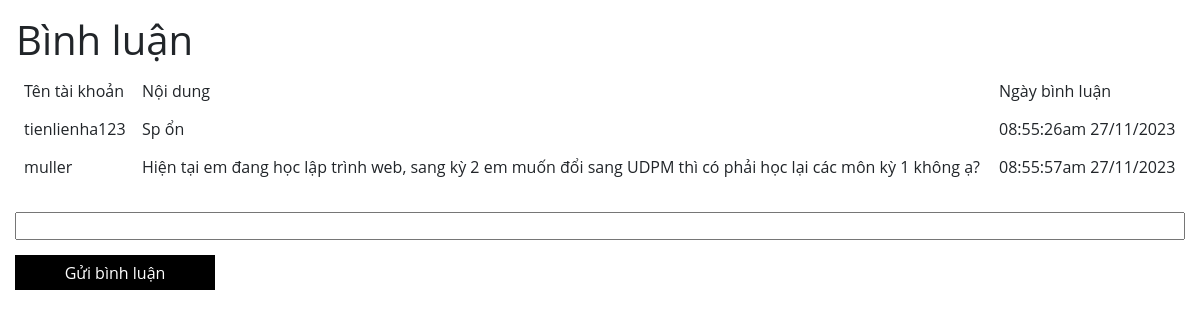
The app's page /client/view/binhluanform.php?idpro=6 with its own data.
### tables this page shows
CREATE TABLE `binhluan` (
  `id` int(11) NOT NULL,
  `noidung` text NOT NULL,
  `iduser` int(11) NOT NULL,
  `idpro` int(11) NOT NULL,
  `ngaybinhluan` varchar(255) NOT NULL,
  `trangthai` int(11) NOT NULL
);

CREATE TABLE `khachhang` (
  `id` int(11) NOT NULL,
  `username` varchar(255) NOT NULL,
  `password` varchar(255) NOT NULL,
  `email` varchar(255) NOT NULL,
  `diachi` varchar(255) NOT NULL,
  `sdt` varchar(255) NOT NULL,
  `trangthai` int(11) NOT NULL,
  `idvaitro` int(11) NOT NULL
);

### model/pdo.php (called while the page is built, shortened)
<?php
function pdo_get_connection(){
    $servername = "localhost";
    $username = "root";
    $password = "";
    try {
        $conn = new PDO("mysql:host=$servername;dbname=wd18331_duan1", $username, $password);
        $conn->setAttribute(PDO::ATTR_ERRMODE, PDO::ERRMODE_EXCEPTION);
        return $conn;
    } catch(PDOException $e) {
        echo "Connection failed: " . $e->getMessage();
    }
}
function pdo_query($sql){
    $sql_args=array_slice(func_get_args(),1);
    try{
        $conn=pdo_get_connection();
        $stmt=$conn->prepare($sql);
        $stmt->execute($sql_args);
        $rows=$stmt->fetchAll();
        return $rows;
    }
    catch(PDOException $e){
        throw $e;
    }
    finally{
        unset($conn);
    }
}
?>

### model/binhluan.php (called while the page is built, shortened)
<?php
function loadall_binhluan($idpro)
{
    $sql="SELECT binhluan.id, binhluan.noidung, khachhang.username, binhluan.iduser, binhluan.idpro, binhluan.ngaybinhluan FROM `binhluan`
    LEFT JOIN khachhang ON binhluan.iduser = khachhang.id
    LEFT JOIN sanpham ON binhluan.idpro = sanpham.id where idpro= $idpro";
    $listbl = pdo_query($sql);
    return $listbl;
}
?>

### client/view/binhluanform.php (the view, shortened to what this page needs)
<?php
  include "../../model/pdo.php";
  include "../../model/binhluan.php";
  $idpro = $_REQUEST['idpro'];
  $listbl = loadall_binhluan($idpro);
?>
<link rel="stylesheet" href="https://cdn.jsdelivr.net/npm/bootstrap@5.3.0/dist/css/bootstrap.min.css">
<link rel="stylesheet" href="../CSS/index.css">
<link rel="stylesheet" href="../CSS/sanpham.css">
<div class="mt-3 px-3">
    <h1>Bình luận</h1>
    <table class="table table-borderless">
        <tr>
            <th class="w-5">Tên tài khoản</th>
            <th class="w-5">Nội dung</th>
            <th class="w-5">Ngày bình luận</th>
        </tr>
        <?php
                     foreach($listbl as $ds){
                        extract($ds);
                        echo '<tr>
                        <td>'.$username.'</td>
                        <td>'.$noidung.'</td>
                        <td>'.$ngaybinhluan.'</td>
                      </tr>';
                     }
                     ?>
    </table>
</div>
<div class="comment">
    <form style="margin: 10px 15px;" action="binhluanform.php" method="POST">
        <input type="text" name="noidung">
        <input type="submit" name="guibinhluan" value="Gửi bình luận">
    </form>
</div>

### client/CSS/index.css (style rules this page uses)
* { margin: 0; padding: 0; font-family: "Open Sans", sans-serif; font-weight: 400; box-sizing: border-box; }

### client/CSS/sanpham.css (style rules this page uses)
.comment input { width: 100%; }
.comment input[type="submit"] { background-color: #000; color: #fff; border: none; width: 200px; height: 35px; margin-top: 15px; }

### records on screen
binhluan: iduser.username "tienlienha123", noidung "Sp ổn", ngaybinhluan "08:55:26am 27/11/2023"
binhluan: iduser.username "muller", noidung "Hiện tại em đang học lập trình web, sang kỳ 2 em muốn đổi sang UDPM thì có phải học lại các môn kỳ 1 không ạ?", ngaybinhluan "08:55:57am 27/11/2023"
